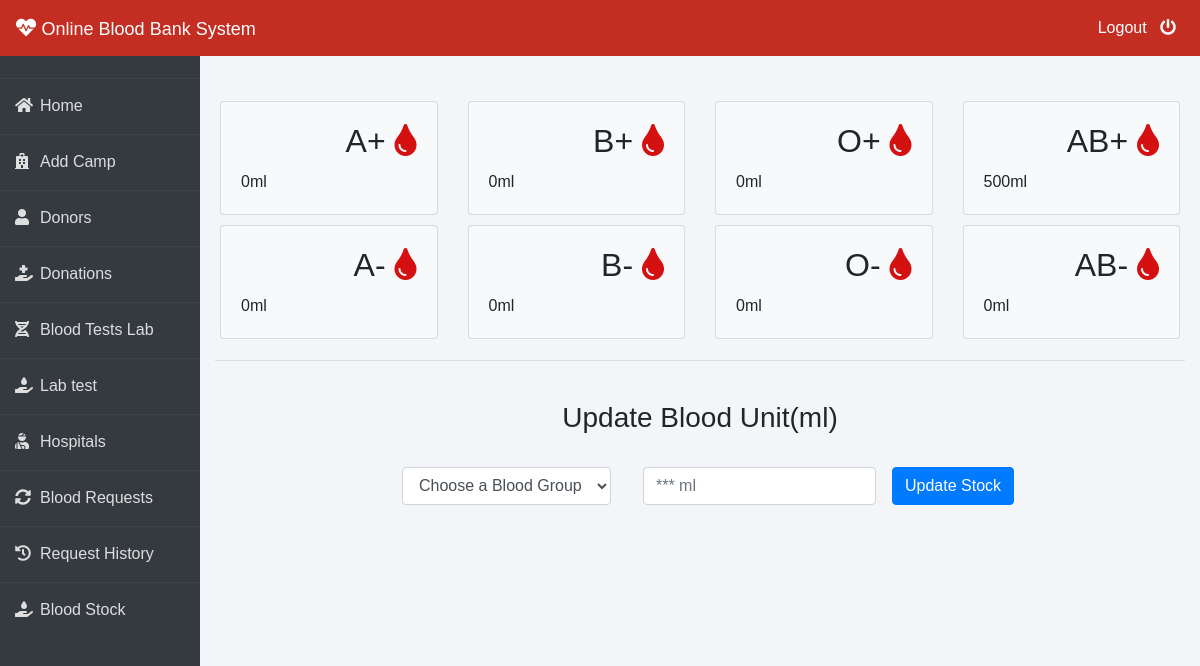
The page /admin-blood (signed in) on the database its author committed.
### blood/models.py (models this page shows, shortened)
class Stock(models.Model):
    bloodgroup = models.CharField(max_length=10)
    unit = models.PositiveIntegerField(default=0)

### blood/views.py (the view, shortened to what this page needs)
# urls.py: path('admin-blood', views.admin_blood_view,name='admin-blood'),
@login_required(login_url='adminlogin')
def admin_blood_view(request):
    dict = {
        'bloodForm': forms.BloodForm(),
        'A1': models.Stock.objects.get(bloodgroup="A+"),
        'A2': models.Stock.objects.get(bloodgroup="A-"),
        'B1': models.Stock.objects.get(bloodgroup="B+"),
        'B2': models.Stock.objects.get(bloodgroup="B-"),
        'AB1': models.Stock.objects.get(bloodgroup="AB+"),
        'AB2': models.Stock.objects.get(bloodgroup="AB-"),
        'O1': models.Stock.objects.get(bloodgroup="O+"),
        'O2': models.Stock.objects.get(bloodgroup="O-"),
    }
    return render(request, 'blood/admin_blood.html', context=dict)

### blood/forms.py
class BloodForm(forms.ModelForm):
    class Meta:
        model=models.Stock
        fields=['bloodgroup','unit']

### templates/blood/admin_blood.html (shortened to what this page needs)
{% extends 'blood/adminbase.html' %}
{% block content %}
{% load widget_tweaks %}
<br><br>
<div class="container">
    <div class="row">
      <div class="col-sm-3">
        <div class="card bg-light">
          <div class="card-body">
              <div class="blood">
                  <h2>A+ <i class="fas fa-tint"></i></h2>
              </div><br><br>
              <div>
                  {{A1.unit}}ml
              </div>
          </div>
        </div>
      </div>
      <div class="col-sm-3">
          <div class="card bg-light">
              <div class="card-body">
                  <div class="blood">
                      <h2>B+ <i class="fas fa-tint"></i></h2>
                  </div><br><br>
                  <div>
                    {{B1.unit}}ml
                  </div>
              </div>
            </div>
      </div>
      <div class="col-sm-3">
          <div class="card bg-light">
              <div class="card-body">
                  <div class="blood">
                      <h2>O+ <i class="fas fa-tint"></i></h2>
                  </div><br><br>
                  <div>
                    {{O1.unit}}ml
                  </div>
              </div>
            </div>
        </div>
        <div class="col-sm-3">
          <div class="card bg-light">
              <div class="card-body">
                  <div class="blood">
                      <h2>AB+ <i class="fas fa-tint"></i></h2>
                  </div><br><br>
                  <div>
                    {{AB1.unit}}ml
                  </div>
              </div>
            </div>
        </div>
    </div>
    <div class="row">
      <div class="col-sm-3">
        <div class="card bg-light">
          <div class="card-body">
              <div class="blood">
                  <h2>A- <i class="fas fa-tint"></i></h2>
              </div><br><br>
              <div>
                {{A2.unit}}ml
              </div>
          </div>
        </div>
      </div>
      <div class="col-sm-3">
          <div class="card bg-light">
              <div class="card-body">
                  <div class="blood">
                      <h2>B- <i class="fas fa-tint"></i></h2>
                  </div><br><br>
                  <div>
                    {{B2.unit}}ml
                  </div>
              </div>
            </div>
      </div>
      <div class="col-sm-3">
          <div class="card bg-light">
              <div class="card-body">
                  <div class="blood">
                      <h2>O- <i class="fas fa-tint"></i></h2>
                  </div><br><br>
                  <div>
                    {{O2.unit}}ml
                  </div>
              </div>
            </div>
        </div>
        <div class="col-sm-3">
          <div class="card bg-light">
              <div class="card-body">
                  <div class="blood">
                      <h2>AB- <i class="fas fa-tint"></i></h2>
                  </div><br><br>
                  <div>
                    {{AB2.unit}}ml
                  </div>
              </div>
            </div>
        </div>
    </div>
<hr>
<br>
<h3 class="text-center">Update Blood Unit(ml)</h3><br>
<div class="xyz">
    <form class="form-inline" method="POST">
        <div class="form-group mx-sm-3 mb-6">
            <select name="bloodgroup" class="form-control">
                <option disabled="disabled" selected="selected">Choose a Blood Group</option>
            </select>
          </div>
        <div class="form-group mx-sm-3 mb-6">
          <input type="number" class="form-control" name="unit" placeholder="*** ml">
        </div>
        <button type="submit" class="btn btn-primary">Update Stock</button>
      </form>
</div>
</div>
{% endblock content %}

### templates/blood/adminbase.html (style rules this page uses)
.row { padding: 5px; }
.fa-tint { color: #d41010 }
.blood { float: right; }
.xyz { color: blue; font-size: 3ex; }
* { margin: 0; padding: 0; box-sizing: border-box; list-style: none; text-decoration: none; font-family: 'Josefin Sans', sans-serif; }
body { background-color: #f3f5f9; }

### templates/blood/admin_blood.html (style rules this page uses)
.xyz { display: table; margin-right: auto; margin-left: auto; }

### rows shown on the page
Stock: unit "0"
Stock: unit "0"
Stock: unit "0"
Stock: unit "500"
Stock: unit "0"
Stock: unit "0"
Stock: unit "0"
Stock: unit "0"
